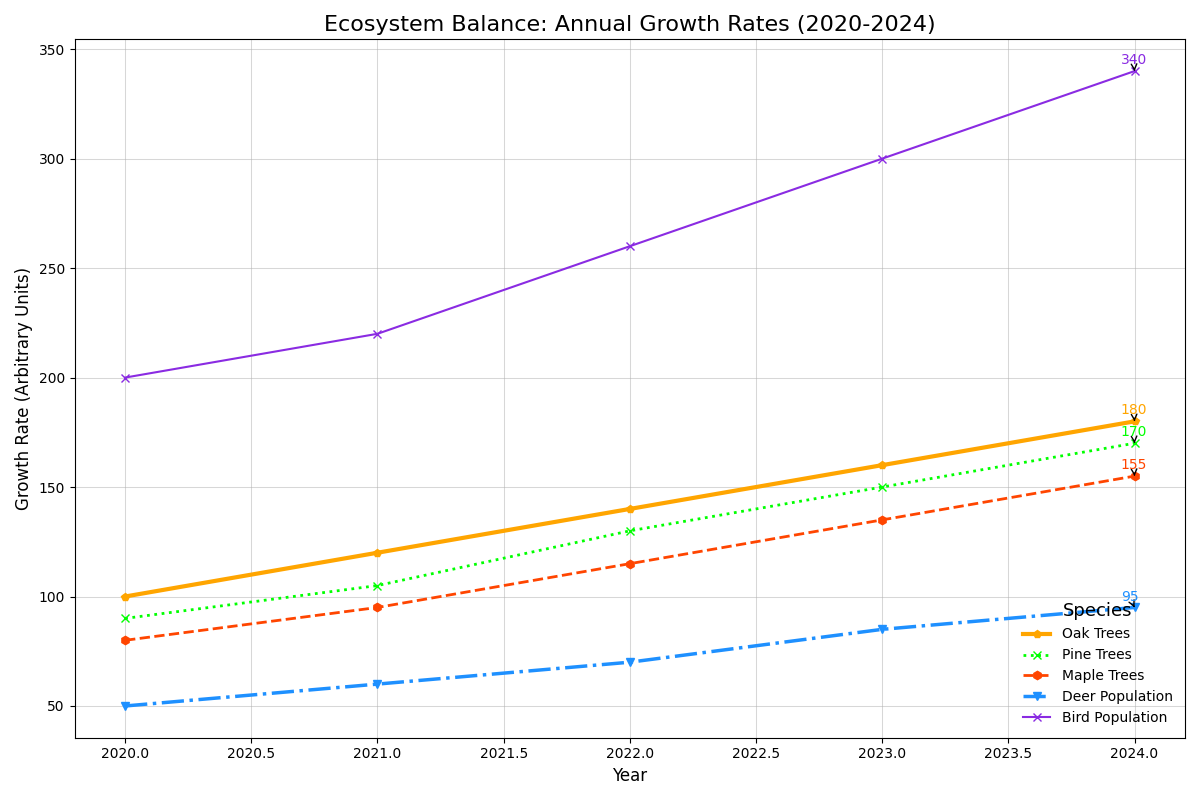

Generate this figure with Python:
import matplotlib.pyplot as plt
import numpy as np

species = ['Oak Trees', 'Pine Trees', 'Maple Trees', 'Deer Population', 'Bird Population']

years = np.array([2020, 2021, 2022, 2023, 2024])

oak_growth = np.array([100, 120, 140, 160, 180])
pine_growth = np.array([90, 105, 130, 150, 170])
maple_growth = np.array([80, 95, 115, 135, 155])
deer_growth = np.array([50, 60, 70, 85, 95])
bird_growth = np.array([200, 220, 260, 300, 340])

fig, ax = plt.subplots(figsize=(12, 8))

# Shuffle colors for each data group or type
ax.plot(years, oak_growth, marker='p', linestyle='-', color='#FFA500', linewidth=3, label='Oak Trees')
ax.plot(years, pine_growth, marker='x', linestyle=':', color='#00FF00', linewidth=2, label='Pine Trees')
ax.plot(years, maple_growth, marker='h', linestyle='--', color='#FF4500', linewidth=2, label='Maple Trees')
ax.plot(years, deer_growth, marker='v', linestyle='-.', color='#1E90FF', linewidth=2.5, label='Deer Population')
ax.plot(years, bird_growth, marker='x', linestyle='-', color='#8A2BE2', linewidth=1.5, label='Bird Population')

ax.set_title('Ecosystem Balance: Annual Growth Rates (2020-2024)', fontsize=16)
ax.set_xlabel('Year', fontsize=12)
ax.set_ylabel('Growth Rate (Arbitrary Units)', fontsize=12)

# Grid adjustments
ax.grid(True, linestyle='-', linewidth=0.75, alpha=0.5)

# Legend adjustments
ax.legend(title='Species', fontsize=10, title_fontsize='13', loc='lower right', frameon=False)

# Annotations with new colors
for growth, label, color in zip([oak_growth, pine_growth, maple_growth, deer_growth, bird_growth], 
                                ['Oak Trees', 'Pine Trees', 'Maple Trees', 'Deer Population', 'Bird Population'], 
                                ['#FFA500', '#00FF00', '#FF4500', '#1E90FF', '#8A2BE2']):
    ax.annotate(f'{growth[-1]}',
                xy=(years[-1], growth[-1]),
                xytext=(-10, 5),
                textcoords='offset points',
                fontsize=10,
                color=color,
                arrowprops=dict(arrowstyle='->', lw=1))

plt.tight_layout()
plt.show()
